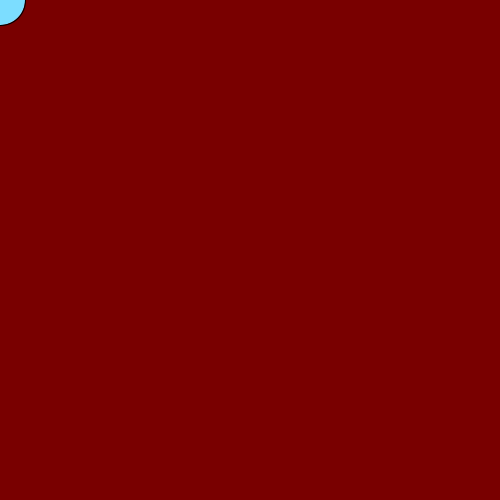
Frame 1 (no input)
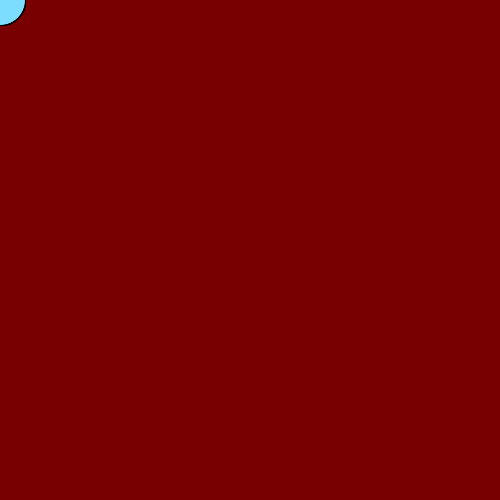
Frame 60 (the mouse pressed at the canvas centre just before this capture)
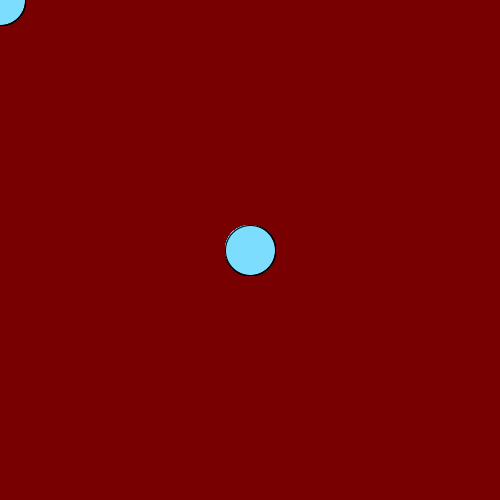
Frame 120 (the mouse held since frame 60 and released just before this capture)

The Processing sketch that drew these frames (run headless with seeded random() and noise(); from frame 60 on, the mouse is pressed at the canvas centre):

// Processing sketch: ejercicio_01
// ── ejercicio_01.pde
void setup() {
  size(500, 500);
  background(121, 0, 0);
}


void draw() {
  fill(124, 221, 255);
  ellipse(mouseX, mouseY, 50, 50);
}
